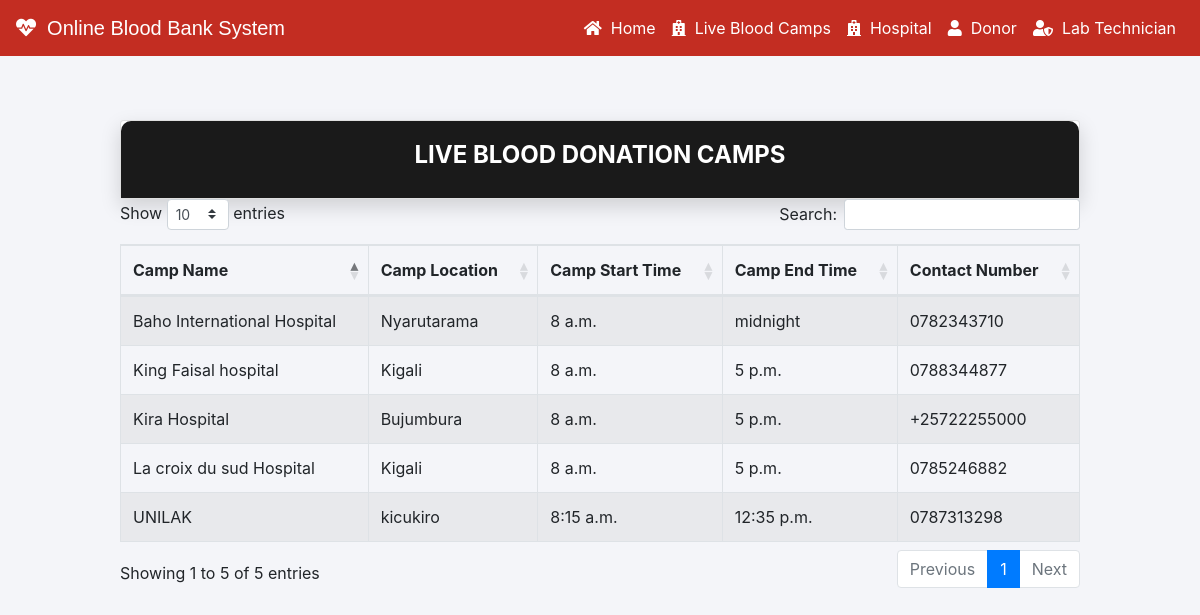
The app's page /camps/livebloodcamps/ with its own data.
### camps/models.py (models this page shows, shortened)
class Hospital_service(models.Model):
    hospital_name = models.CharField(max_length=100)
    hospital_location = models.CharField(max_length=100)
    hospital_start_time = models.TimeField()
    hospital_end_time = models.TimeField()
    hospital_phone = models.CharField(max_length=250, default='0788101020')
    post_date = models.DateTimeField(auto_now_add=True)
    class Meta:
        verbose_name_plural = " Hospital service"
        ordering = ['-post_date']

### camps/views.py (the view)
# urls.py: path('livebloodcamps/', views.livebloodcamps, name="livebloodcamps")
def livebloodcamps(request):
    hospital_service = Hospital_service.objects.all()
    context = {
        'hospitals': hospital_service
    }
    return render(request, 'camps/livebloodcamps.html', context)

### templates/camps/livebloodcamps.html (shortened to what this page needs)
{%load static%}
{% load widget_tweaks %}
<!DOCTYPE html>
<html lang="en" dir="ltr">
  <head>
    <link rel="stylesheet" href="https://maxcdn.bootstrapcdn.com/bootstrap/4.0.0/css/bootstrap.min.css">
    <link rel="stylesheet" href="https://cdnjs.cloudflare.com/ajax/libs/font-awesome/5.14.0/css/all.css">
              <link rel="stylesheet" type="text/css" href="{% static 'datatable/datatables.min.css' %}"/>
    <link href="{% static "css/main.css" %}"rel="stylesheet" media="all">
  </head>
  <body>
    {% include "blood/navbar.html" %}
    <div class="page-wrapper bg-gra-03 p-b-50">0
        <div class="wrapper wrapper--w960">
            <br><br><br><br>
            <div class="card card-5">
                <div class="card-heading">
                    <h2 class="title">Live Blood Donation Camps</h2>
                </div>
            </div>
            <table id="example" class="table table-striped table-bordered nowrap" style="width:100%">
        <thead>
            <tr>
                <th>Camp Name</th>
                <th>Camp Location</th>
                <th>Camp Start Time</th>
                <th>Camp End Time</th>
                <th>Contact Number</th>
            </tr>
        </thead>
        <tbody>
        {% for hospital in hospitals %}
            <tr>
                <td>{{ hospital.hospital_name }}</td>
                <td>{{ hospital.hospital_location }}</td>
                <td>{{ hospital.hospital_start_time }}</td>
                <td>{{ hospital.hospital_end_time }}</td>
                <td>{{ hospital.hospital_phone }}</td>
            </tr>
        {% endfor %}
        </tbody>
    </table>
        </div>
    </div>
  </body>
</html>

### static/css/main.css (style rules this page uses)
html { -webkit-box-sizing: border-box; -moz-box-sizing: border-box; box-sizing: border-box; }
* { padding: 0; margin: 0; }
*, *:before, *:after { -webkit-box-sizing: inherit; -moz-box-sizing: inherit; box-sizing: inherit; }
body, h1, h2, h3, h4, h5, h6, blockquote, p, pre, dl, dd, ol, ul, figure, hr, fieldset, legend { margin: 0; padding: 0; }
table { border-collapse: collapse; border-spacing: 0; }
.page-wrapper { min-height: 100vh; }
body { font-family: "Open Sans", "Arial", "Helvetica Neue", sans-serif; font-weight: 400; font-size: 14px; }
h1, h2, h3, h4, h5, h6 { font-weight: 400; }
h2 { font-size: 30px; }
.bg-gra-03 { background: #f4f5f9; }
.p-b-50 { padding-bottom: 50px; }
.wrapper { margin: 0 auto; }
.wrapper--w960 { max-width: 960px; }
.title { font-size: 24px; text-transform: uppercase; font-weight: 700; text-align: center; color: #fff; }
.card { -webkit-border-radius: 3px; -moz-border-radius: 3px; border-radius: 3px; background: #fff; }
.card-5 { background: #fff; -webkit-border-radius: 10px; -moz-border-radius: 10px; border-radius: 10px; -webkit-box-shadow: 0px 8px 20px 0px rgba(0, 0, 0, 0.15); -moz-box-shadow: 0px 8px 20px 0px rgba(0, 0, 0, 0.15); box-shadow: 0px 8px 20px 0px rgba(0, 0, 0, 0.15); }
.card-5 .card-heading { padding: 20px 0; background: #1a1a1a; -webkit-border-top-left-radius: 10px; -moz-border-radius-topleft: 10px; border-top-left-radius: 10px; -webkit-border-top-right-radius: 10px; -moz-border-radius-topright: 10px; border-top-right-radius: 10px; }

### records on screen
Hospital_service: hospital_name "UNILAK", hospital_location "kicukiro", hospital_start_time "8:15 a.m.", hospital_end_time "12:35 p.m.", hospital_phone "0787313298"
Hospital_service: hospital_name "Baho International Hospital", hospital_location "Nyarutarama", hospital_start_time "8 a.m.", hospital_end_time "midnight", hospital_phone "0782343710"
Hospital_service: hospital_name "King Faisal hospital", hospital_location "Kigali", hospital_start_time "8 a.m.", hospital_end_time "5 p.m.", hospital_phone "0788344877"
Hospital_service: hospital_name "La croix du sud Hospital", hospital_location "Kigali", hospital_start_time "8 a.m.", hospital_end_time "5 p.m.", hospital_phone "0785246882"
Hospital_service: hospital_name "Kira Hospital", hospital_location "Bujumbura", hospital_start_time "8 a.m.", hospital_end_time "5 p.m.", hospital_phone "+25722255000"
